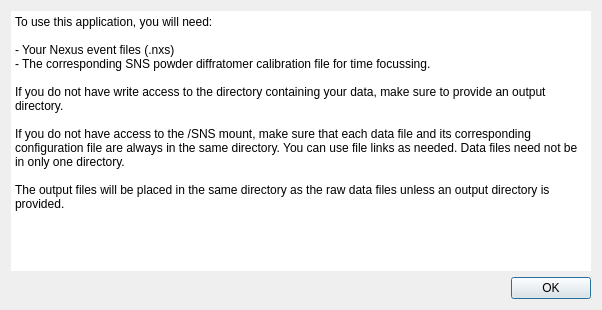
<?xml version="1.0" encoding="UTF-8"?>
<ui version="4.0">
 <class>Dialog</class>
 <widget class="QDialog" name="Dialog">
  <property name="geometry">
   <rect>
    <x>0</x>
    <y>0</y>
    <width>602</width>
    <height>310</height>
   </rect>
  </property>
  <property name="palette">
   <palette>
    <active>
     <colorrole role="Base">
      <brush brushstyle="SolidPattern">
       <color alpha="255">
        <red>242</red>
        <green>241</green>
        <blue>241</blue>
       </color>
      </brush>
     </colorrole>
    </active>
    <inactive>
     <colorrole role="Base">
      <brush brushstyle="SolidPattern">
       <color alpha="255">
        <red>255</red>
        <green>255</green>
        <blue>255</blue>
       </color>
      </brush>
     </colorrole>
    </inactive>
    <disabled>
     <colorrole role="Base">
      <brush brushstyle="SolidPattern">
       <color alpha="255">
        <red>255</red>
        <green>255</green>
        <blue>255</blue>
       </color>
      </brush>
     </colorrole>
    </disabled>
   </palette>
  </property>
  <property name="windowTitle">
   <string>SNSPowderReduction help</string>
  </property>
  <layout class="QVBoxLayout" name="verticalLayout">
   <item>
    <widget class="QPlainTextEdit" name="plainTextEdit">
     <property name="frameShape">
      <enum>QFrame::NoFrame</enum>
     </property>
     <property name="frameShadow">
      <enum>QFrame::Plain</enum>
     </property>
     <property name="plainText">
      <string>To use this application, you will need:

- Your Nexus event files (.nxs)
- The corresponding SNS powder diffratomer calibration file for time focussing. 

If you do not have write access to the directory containing your data, make sure to provide an output directory. 

If you do not have access to the /SNS mount, make sure that each data file and its corresponding configuration file are always in the same directory. You can use file links as needed. Data files need not be in only one directory.

The output files will be placed in the same directory as the raw data files unless an output directory is provided.</string>
     </property>
     <property name="textInteractionFlags">
      <set>Qt::NoTextInteraction</set>
     </property>
     <property name="backgroundVisible">
      <bool>false</bool>
     </property>
    </widget>
   </item>
   <item>
    <widget class="QDialogButtonBox" name="buttonBox">
     <property name="orientation">
      <enum>Qt::Horizontal</enum>
     </property>
     <property name="standardButtons">
      <set>QDialogButtonBox::Ok</set>
     </property>
    </widget>
   </item>
  </layout>
 </widget>
 <resources/>
 <connections>
  <connection>
   <sender>buttonBox</sender>
   <signal>rejected()</signal>
   <receiver>Dialog</receiver>
   <slot>reject()</slot>
   <hints>
    <hint type="sourcelabel">
     <x>316</x>
     <y>260</y>
    </hint>
    <hint type="destinationlabel">
     <x>286</x>
     <y>274</y>
    </hint>
   </hints>
  </connection>
  <connection>
   <sender>buttonBox</sender>
   <signal>accepted()</signal>
   <receiver>Dialog</receiver>
   <slot>accept()</slot>
   <hints>
    <hint type="sourcelabel">
     <x>248</x>
     <y>254</y>
    </hint>
    <hint type="destinationlabel">
     <x>157</x>
     <y>274</y>
    </hint>
   </hints>
  </connection>
 </connections>
</ui>
